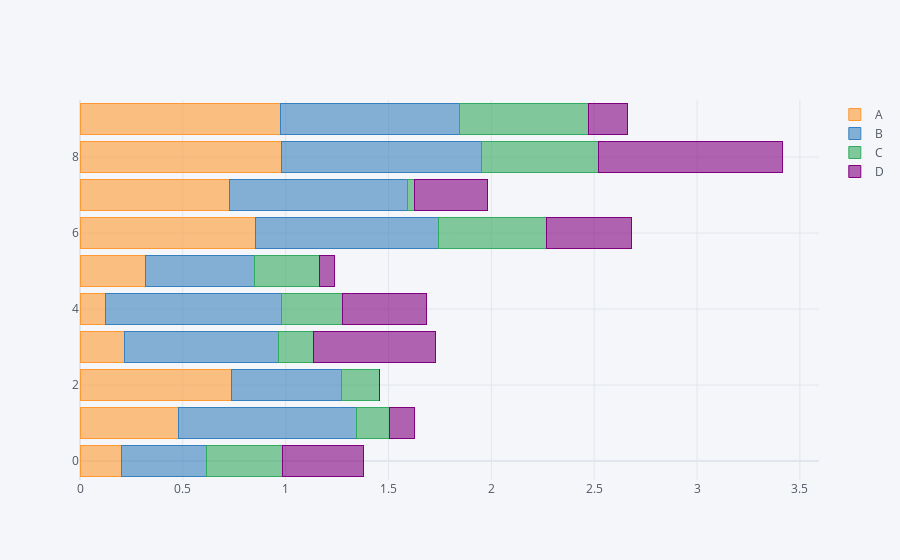

The notebook cell this image was saved under:
### Code cell
df.iplot(kind='barh', barmode='stack')

### Figure 1 — Plotly figure (JSON) as saved in the notebook; plotly's stock layout.template omitted (floating-point values rounded to 4 significant figures)
{"data": [{"marker": {"color": "rgba(255, 153, 51, 0.6)", "line": {"color": "rgba(255, 153, 51, 1.0)", "width": 1}}, "name": "A", "orientation": "h", "text": "", "type": "bar", "x": [0.2024, 0.479, 0.7378, 0.216, 0.1253, 0.3175, 0.8519, 0.7256, 0.98, 0.9755], "y": [0, 1, 2, 3, 4, 5, 6, 7, 8, 9]}, {"marker": {"color": "rgba(55, 128, 191, 0.6)", "line": {"color": "rgba(55, 128, 191, 1.0)", "width": 1}}, "name": "B", "orientation": "h", "text": "", "type": "bar", "x": [0.412, 0.8673, 0.533, 0.7478, 0.8555, 0.5287, 0.8934, 0.8657, 0.973, 0.87], "y": [0, 1, 2, 3, 4, 5, 6, 7, 8, 9]}, {"marker": {"color": "rgba(50, 171, 96, 0.6)", "line": {"color": "rgba(50, 171, 96, 1.0)", "width": 1}}, "name": "C", "orientation": "h", "text": "", "type": "bar", "x": [0.3716, 0.156, 0.1831, 0.173, 0.2976, 0.3188, 0.5227, 0.03447, 0.5685, 0.6289], "y": [0, 1, 2, 3, 4, 5, 6, 7, 8, 9]}, {"marker": {"color": "rgba(128, 0, 128, 0.6)", "line": {"color": "rgba(128, 0, 128, 1.0)", "width": 1}}, "name": "D", "orientation": "h", "text": "", "type": "bar", "x": [0.3911, 0.123, 0.002339, 0.5893, 0.4039, 0.07193, 0.4114, 0.3561, 0.8917, 0.1855], "y": [0, 1, 2, 3, 4, 5, 6, 7, 8, 9]}], "layout": {"barmode": "stack", "legend": {"bgcolor": "#F5F6F9", "font": {"color": "#4D5663"}, "traceorder": "normal"}, "paper_bgcolor": "#F5F6F9", "plot_bgcolor": "#F5F6F9", "title": {"font": {"color": "#4D5663"}}, "xaxis": {"gridcolor": "#E1E5ED", "showgrid": true, "tickfont": {"color": "#4D5663"}, "title": {"font": {"color": "#4D5663"}, "text": ""}, "zerolinecolor": "#E1E5ED"}, "yaxis": {"gridcolor": "#E1E5ED", "showgrid": true, "tickfont": {"color": "#4D5663"}, "title": {"font": {"color": "#4D5663"}, "text": ""}, "zerolinecolor": "#E1E5ED"}}}
